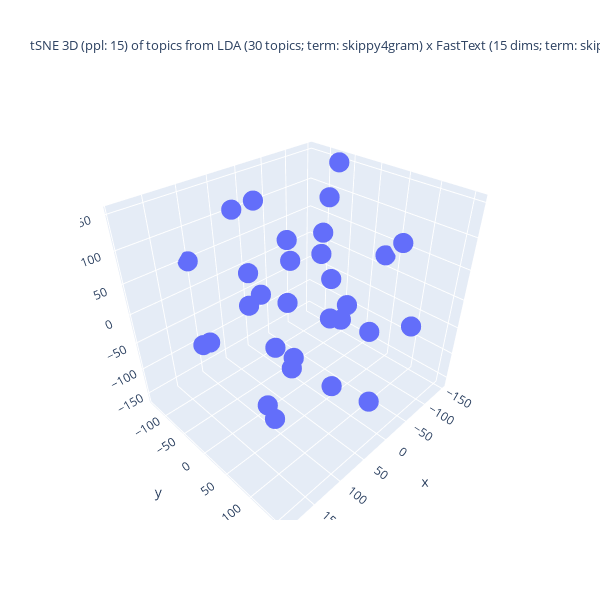

Notebook code cell kept with this figure:
### Code cell
%%capture --no-display
## Plotlyを使って tSNE の結果の可視化 (3D)
import numpy as np
import plotly.graph_objects as go
## 変数の指定
d1, d2, d3 = topic_tsne_3d[:,0], topic_tsne_3d[:,1], topic_tsne_3d[:,2]
fig = go.Figure(data = [go.Scatter3d(x = d1, y = d2, z = d3,
                                     mode = 'markers', marker = dict(size = 7)) ])
## 3D 散布図にラベルを追加する処理は未実装
if use_FastText:
    if use_LDA:
        title_val = f"tSNE 3D (ppl: {top_perplexity_val}) of topics from LDA ({n_topics} topics; term: {lda_term_type}) x FastText ({ft_n_dims} dims; term: {ft_term_type}; window: {ft_window_size})"
    else:
        title_val = f"tSNE 3D (ppl: {top_perplexity_val}) of dims under FastText ({n_topics} dims)"
else:
    title_val = f"tSNE 3D (ppl: {top_perplexity_val}) of topics from LDA ({n_topics} topics; term: {lda_term_type})"
#
fig.update_layout(title = dict(text = title_val, font_size = 13),
                  autosize = False, width = 600, height = 600,)
fig.show()

### Figure 1 — Plotly figure (JSON) as saved in the notebook; plotly's stock layout.template omitted (floating-point values rounded to 4 significant figures)
{"data": [{"marker": {"size": 7}, "mode": "markers", "type": "scatter3d", "x": [10.84, -55.93, 22.62, 161.5, -82.53, 65.72, 44.46, 40.77, -33.43, -79.98, 120.0, -24.91, 52.67, -65.99, 79.02, -147.6, 10.41, 13.79, 96.7, 104.1, 120.2, 191.0, -14.81, -138.1, -114.3, 102.0, -78.61, 4.628, -136.6, -25.39], "y": [-114.9, -8.917, 52.35, -27.47, -124.3, -47.86, -18.29, 157.0, 20.38, 132.3, 47.35, -50.58, 120.3, -30.35, -53.06, 30.29, 77.73, -15.59, -113.7, -132.6, 96.17, 143.4, -123.9, -64.55, 37.45, 23.66, 102.6, 62.34, -69.74, -64.18], "z": [-2.15, 135.6, 131.5, -10.24, 18.36, -4.523, -77.68, -68.3, -43.19, -23.42, -97.34, -159.5, 72.43, 35.18, 146.0, 24.52, 7.157, 61.33, -92.13, 49.71, 1.144, 4.066, 108.6, 150.7, -103.7, 64.88, 98.46, -129.4, -57.68, -51.73]}], "layout": {"autosize": false, "height": 600, "title": {"font": {"size": 13}, "text": "tSNE 3D (ppl: 15) of topics from LDA (30 topics; term: skippy4gram) x FastText (15 dims; term: skippy4gram; window: 5)"}, "width": 600}}
